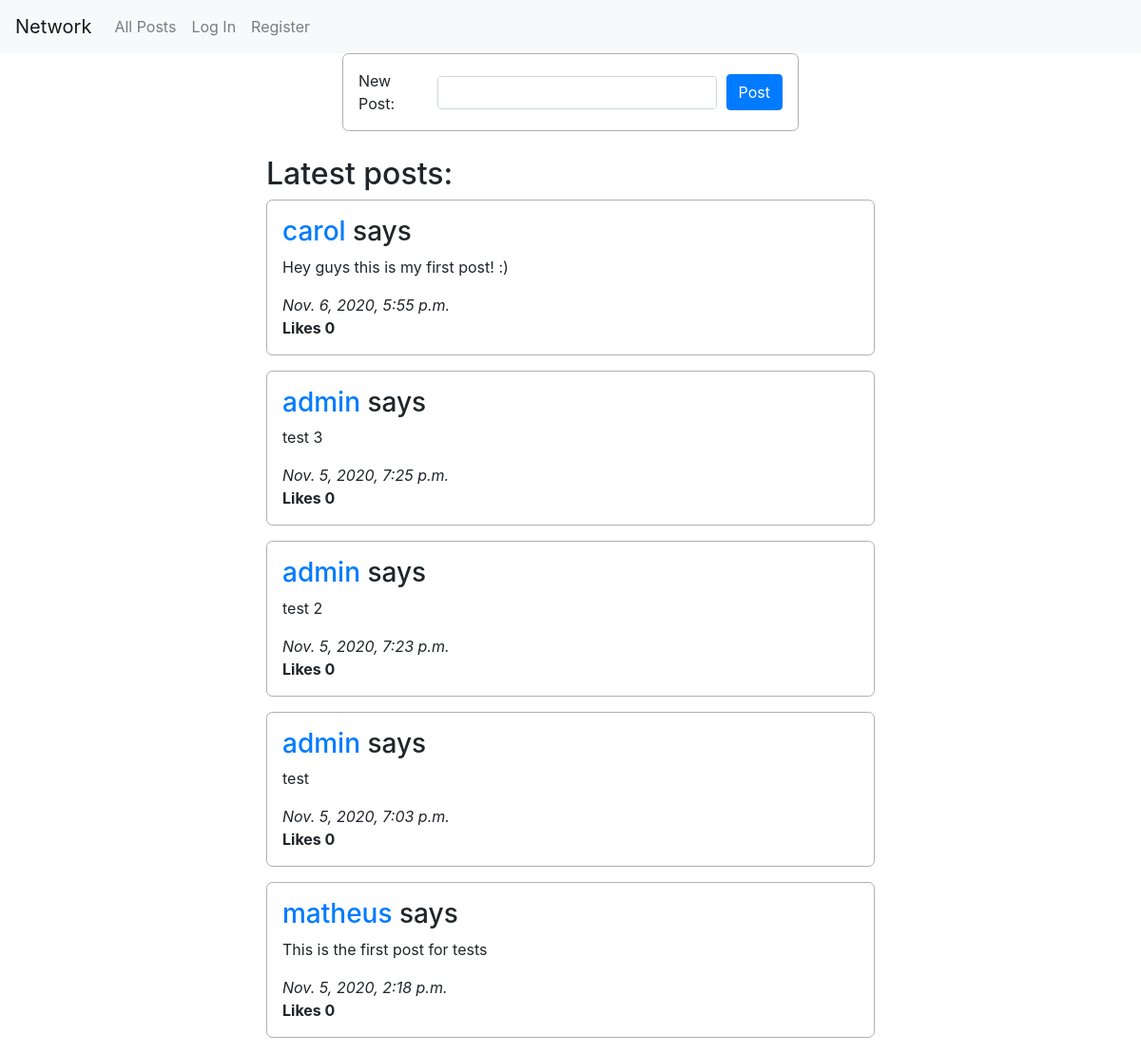
The page / on the database its author committed.
### network/models.py (models this page shows, shortened)
class Post(models.Model):
    poster = models.ForeignKey(User, on_delete=models.CASCADE, related_name='posts')
    content = models.TextField()
    timestamp = models.DateTimeField(auto_now=True)
    likes = models.IntegerField(default=0)

class User(AbstractUser):
    pass

### network/views.py (the view, shortened to what this page needs)
# urls.py: path("", views.index, name="index"),
def index(request):
    from .forms import NewPostForm
    allPosts = Post.objects.order_by('-timestamp').all()
    return render(request, "network/index.html", {
        'newPostForm': NewPostForm(),
        'allPosts': allPosts
    })

### network/forms.py
class NewPostForm(forms.Form):
    newPostContent = forms.CharField(
        widget=forms.Textarea(attrs={
            'id': 'newPost',
            'class': 'form-control',
            'cols': 20,
            'rows': 4
        }),
        label='New Post'
    )

### network/templates/network/index.html (shortened to what this page needs)
{% extends "network/layout.html" %}
{% load static %}
{% block body %}
    <form action="{% url 'index' %}" method="POST" class="newPostArea">
        {{ newPostForm }}
        <button id="submitNewPost" class="btn btn-primary" button>Post</button>
    </form>
    <div class="postsContainer">
        <h2>Latest posts:</h2>
        {% for post in allPosts %}
            <div class="post">
                <h3>
                    <a href="{% url 'profilePage' post.poster.id %}">{{ post.poster }}</a> says
                </h3>
                <p>{{ post.content }}</p>
                <em>{{ post.timestamp }}</em>
                <br>
                <strong>Likes {{ post.likes }}</strong>
                <br>
            </div>
        {% endfor %}
    </div>
{% endblock %}

### network/static/network/styles/styles.css (style rules this page uses)
* { margin: 0; padding: 0; }
html { font-size: 100%; box-sizing: border-box; }
.newPostArea { display: flex; justify-content: space-between; align-items: center; width: 40%; min-height: 55px; margin: auto; margin-bottom: 1.6em; padding: 1em; border-radius: 0.4em; border: 0.075em solid #afafaf; }
.newPostArea label { margin: 0; min-width: 4.6em; transition: all 250ms cubic-bezier(0.68, -0.55, 0.27, 1.55); }
.newPostArea #newPost { margin: 0 0.6em; width: 85%; height: 2.1875em; resize: none; transition: height 250ms cubic-bezier(0.68, -0.55, 0.27, 1.55); }
.postsContainer { max-width: 40em; margin: auto; }
.postsContainer .post { margin: auto; margin-bottom: 1em; padding: 1em; border-radius: 0.4em; border: 0.075em solid #afafaf; }

### rows shown on the page
Post: poster "carol", content "Hey guys this is my first post! :)", timestamp "Nov. 6, 2020, 5:55 p.m.", likes "0"
Post: poster "admin", content "test 3", timestamp "Nov. 5, 2020, 7:25 p.m.", likes "0"
Post: poster "admin", content "test 2", timestamp "Nov. 5, 2020, 7:23 p.m.", likes "0"
Post: poster "admin", content "test", timestamp "Nov. 5, 2020, 7:03 p.m.", likes "0"
Post: poster "matheus", content "This is the first post for tests", timestamp "Nov. 5, 2020, 2:18 p.m.", likes "0"
